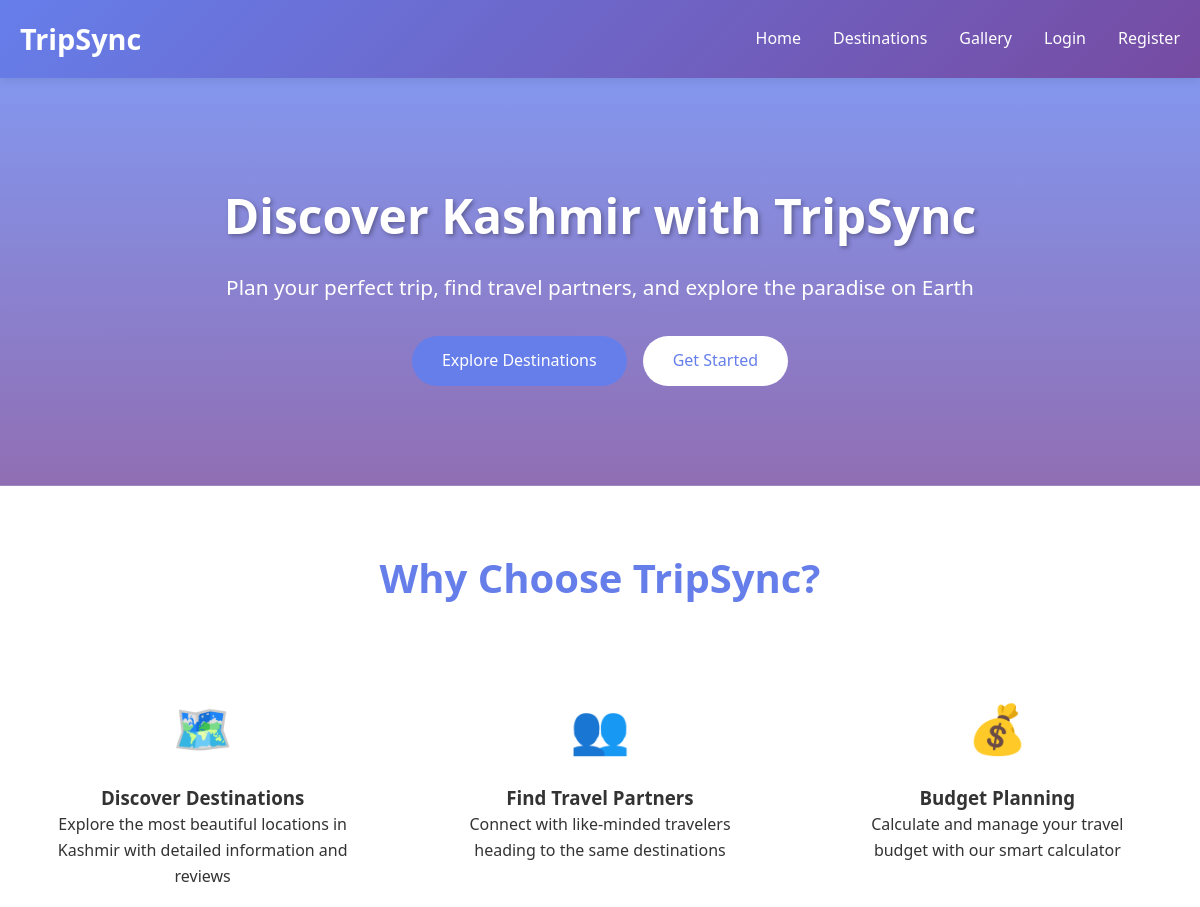
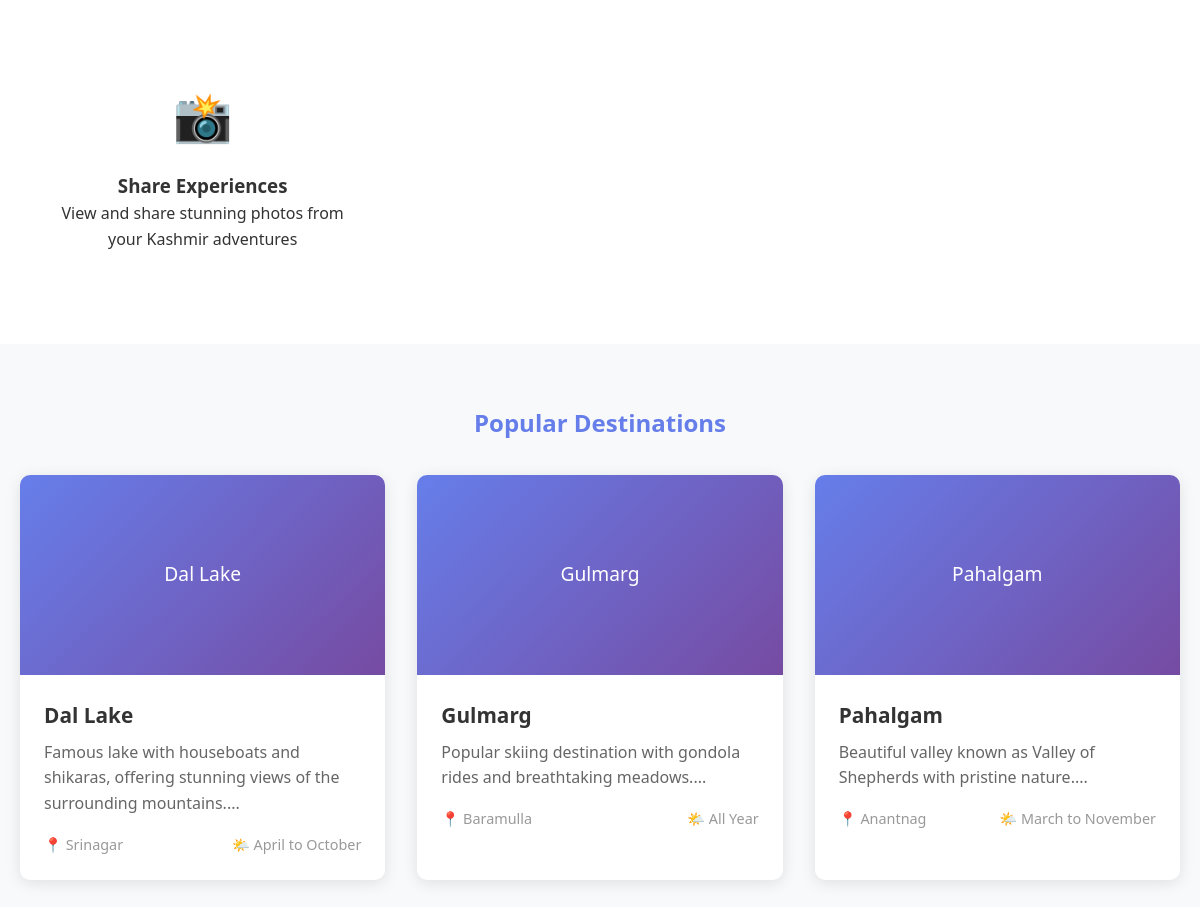
The page / on the database its author committed (2 pictures, top to bottom).
### tables this page shows
CREATE TABLE `destinations` (
  `id` int(11) NOT NULL,
  `name` varchar(100) NOT NULL,
  `description` text DEFAULT NULL,
  `image_url` varchar(255) DEFAULT NULL,
  `location` varchar(100) DEFAULT NULL,
  `best_season` varchar(50) DEFAULT NULL,
  `created_at` timestamp NOT NULL DEFAULT current_timestamp()
);

### index.php (the view, shortened to what this page needs)
<?php
require_once 'db.php';
?>
<!DOCTYPE html>
<html lang="en">
<head>
    <link rel="stylesheet" href="style.css">
</head>
<body>
    <nav class="navbar">
        <div class="nav-container">
            <a href="index.php" class="logo">TripSync</a>
            <ul class="nav-menu">
                <li><a href="index.php">Home</a></li>
                <li><a href="destinations.php">Destinations</a></li>
                <li><a href="gallery.php">Gallery</a></li>
                <?php if(isset($_SESSION['user_id'])): ?>
                    <li><a href="dashboard.php">Dashboard</a></li>
                    <li><a href="logout.php">Logout</a></li>
                <?php else: ?>
                    <li><a href="login.php">Login</a></li>
                    <li><a href="register.php">Register</a></li>
                <?php endif; ?>
            </ul>
        </div>
    </nav>
    <section class="hero">
        <div class="container">
            <h1>Discover Kashmir with TripSync</h1>
            <p>Plan your perfect trip, find travel partners, and explore the paradise on Earth</p>
            <div class="hero-buttons">
                <a href="destinations.php" class="btn">Explore Destinations</a>
                <?php if(!isset($_SESSION['user_id'])): ?>
                    <a href="register.php" class="btn btn-secondary">Get Started</a>
                <?php else: ?>
                    <a href="create_trip.php" class="btn btn-secondary">Plan a Trip</a>
                <?php endif; ?>
            </div>
        </div>
    </section>
    <section class="features">
        <div class="container">
            <h2>Why Choose TripSync?</h2>
            <div class="grid">
                <div class="feature-card">
                    <div class="feature-icon">🗺️</div>
                    <h3>Discover Destinations</h3>
                    <p>Explore the most beautiful locations in Kashmir with detailed information and reviews</p>
                </div>
                <div class="feature-card">
                    <div class="feature-icon">👥</div>
                    <h3>Find Travel Partners</h3>
                    <p>Connect with like-minded travelers heading to the same destinations</p>
                </div>
                <div class="feature-card">
                    <div class="feature-icon">💰</div>
                    <h3>Budget Planning</h3>
                    <p>Calculate and manage your travel budget with our smart calculator</p>
                </div>
                <div class="feature-card">
                    <div class="feature-icon">📸</div>
                    <h3>Share Experiences</h3>
                    <p>View and share stunning photos from your Kashmir adventures</p>
                </div>
            </div>
        </div>
    </section>
    <section style="padding: 60px 0;">
        <div class="container">
            <h2 style="text-align: center; margin-bottom: 2rem; color: #667eea;">Popular Destinations</h2>
            <div class="grid">
                <?php
                $stmt = $pdo->query("SELECT * FROM destinations LIMIT 3");
                while($dest = $stmt->fetch(PDO::FETCH_ASSOC)):
                ?>
                <div class="destination-card">
                    <div class="destination-image">
                        <?php echo htmlspecialchars($dest['name']); ?>
                    </div>
                    <div class="destination-content">
                        <h3 class="destination-title"><?php echo htmlspecialchars($dest['name']); ?></h3>
                        <p class="destination-description">
                            <?php echo htmlspecialchars(substr($dest['description'], 0, 100)) . '...'; ?>
                        </p>
                        <div class="destination-meta">
                            <span>📍 <?php echo htmlspecialchars($dest['location']); ?></span>
                            <span>🌤️ <?php echo htmlspecialchars($dest['best_season']); ?></span>
                        </div>
                    </div>
                </div>
                <?php endwhile; ?>
            </div>
        </div>
    </section>
</body>
</html>

### style.css (style rules this page uses)
* { margin: 0; padding: 0; box-sizing: border-box; }
body { font-family: 'Segoe UI', Tahoma, Geneva, Verdana, sans-serif; line-height: 1.6; color: #333; background-color: #f8f9fa; }
.container { max-width: 1200px; margin: 0 auto; padding: 0 20px; }
.navbar { background: linear-gradient(135deg, #667eea 0%, #764ba2 100%); padding: 1rem 0; box-shadow: 0 2px 10px rgba(0,0,0,0.1); position: sticky; top: 0; z-index: 1000; }
.nav-container { display: flex; justify-content: space-between; align-items: center; max-width: 1200px; margin: 0 auto; padding: 0 20px; }
.logo { color: white; font-size: 1.8rem; font-weight: bold; text-decoration: none; }
.nav-menu { display: flex; list-style: none; gap: 2rem; }
.nav-menu a { color: white; text-decoration: none; transition: opacity 0.3s; font-weight: 500; }
.hero { background-size: cover; background-position: center; color: white; padding: 100px 0; text-align: center; }
.hero h1 { font-size: 3rem; margin-bottom: 1rem; text-shadow: 2px 2px 4px rgba(0,0,0,0.3); }
.hero p { font-size: 1.3rem; margin-bottom: 2rem; }
.hero-buttons { display: flex; gap: 1rem; justify-content: center; flex-wrap: wrap; }
.btn { display: inline-block; padding: 12px 30px; background: #667eea; color: white; text-decoration: none; border-radius: 25px; transition: all 0.3s; border: none; cursor: pointer; font-size: 1rem; font-weight: 500; }
.btn-secondary { background: white; color: #667eea; }
.grid { display: grid; grid-template-columns: repeat(auto-fit, minmax(300px, 1fr)); gap: 2rem; margin-top: 2rem; }
.features { padding: 60px 0; background: white; }
.features h2 { text-align: center; font-size: 2.5rem; margin-bottom: 3rem; color: #667eea; }
.feature-card { text-align: center; padding: 2rem; }
.feature-icon { font-size: 3rem; margin-bottom: 1rem; }
.destination-card { background: white; border-radius: 10px; overflow: hidden; box-shadow: 0 3px 15px rgba(0,0,0,0.1); transition: transform 0.3s; }
.destination-image { width: 100%; height: 200px; background: linear-gradient(135deg, #667eea 0%, #764ba2 100%); display: flex; align-items: center; justify-content: center; color: white; font-size: 1.2rem; }
.destination-content { padding: 1.5rem; }
.destination-title { font-size: 1.3rem; margin-bottom: 0.5rem; color: #333; }
.destination-description { color: #666; margin-bottom: 1rem; }
.destination-meta { display: flex; justify-content: space-between; color: #999; font-size: 0.9rem; }

### rows shown on the page
destinations: name "Dal Lake", description "Famous lake with houseboats and shikaras, offering stunning views of the surrounding mountains.", location "Srinagar", best_season "April to October"
destinations: name "Gulmarg", description "Popular skiing destination with gondola rides and breathtaking meadows.", location "Baramulla", best_season "All Year"
destinations: name "Pahalgam", description "Beautiful valley known as Valley of Shepherds with pristine nature.", location "Anantnag", best_season "March to November"
